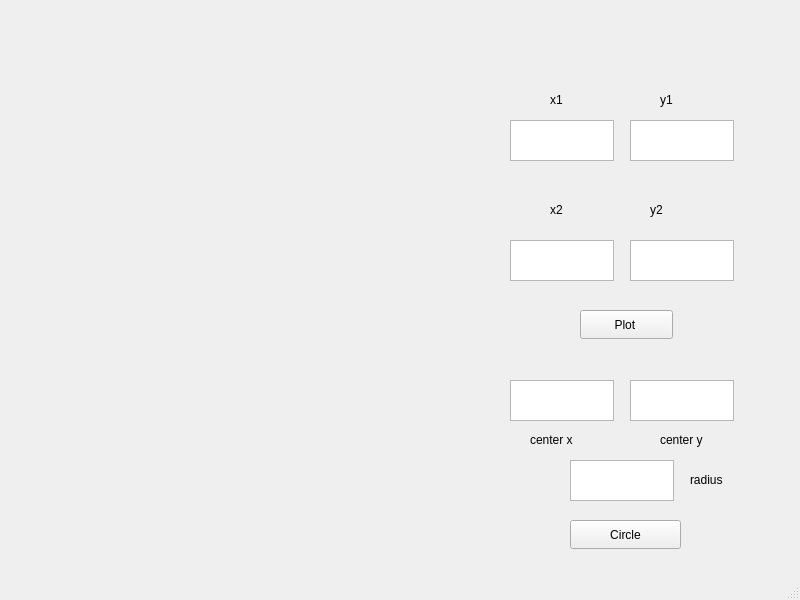
<?xml version="1.0" encoding="UTF-8"?>
<ui version="4.0">
 <class>MainWindow</class>
 <widget class="QMainWindow" name="MainWindow">
  <property name="geometry">
   <rect>
    <x>0</x>
    <y>0</y>
    <width>800</width>
    <height>600</height>
   </rect>
  </property>
  <property name="windowTitle">
   <string>MainWindow</string>
  </property>
  <widget class="QWidget" name="centralwidget">
   <widget class="QLabel" name="label">
    <property name="geometry">
     <rect>
      <x>550</x>
      <y>90</y>
      <width>63</width>
      <height>20</height>
     </rect>
    </property>
    <property name="text">
     <string>x1</string>
    </property>
   </widget>
   <widget class="QLabel" name="label_2">
    <property name="geometry">
     <rect>
      <x>660</x>
      <y>90</y>
      <width>63</width>
      <height>20</height>
     </rect>
    </property>
    <property name="text">
     <string>y1</string>
    </property>
   </widget>
   <widget class="QLabel" name="label_3">
    <property name="geometry">
     <rect>
      <x>550</x>
      <y>200</y>
      <width>63</width>
      <height>20</height>
     </rect>
    </property>
    <property name="text">
     <string>x2</string>
    </property>
   </widget>
   <widget class="QLabel" name="label_4">
    <property name="geometry">
     <rect>
      <x>650</x>
      <y>200</y>
      <width>63</width>
      <height>20</height>
     </rect>
    </property>
    <property name="text">
     <string>y2</string>
    </property>
   </widget>
   <widget class="QTextEdit" name="textEdit">
    <property name="geometry">
     <rect>
      <x>510</x>
      <y>120</y>
      <width>104</width>
      <height>41</height>
     </rect>
    </property>
   </widget>
   <widget class="QTextEdit" name="textEdit_2">
    <property name="geometry">
     <rect>
      <x>630</x>
      <y>120</y>
      <width>104</width>
      <height>41</height>
     </rect>
    </property>
   </widget>
   <widget class="QTextEdit" name="textEdit_3">
    <property name="geometry">
     <rect>
      <x>510</x>
      <y>240</y>
      <width>104</width>
      <height>41</height>
     </rect>
    </property>
   </widget>
   <widget class="QTextEdit" name="textEdit_4">
    <property name="geometry">
     <rect>
      <x>630</x>
      <y>240</y>
      <width>104</width>
      <height>41</height>
     </rect>
    </property>
   </widget>
   <widget class="QPushButton" name="pushButton">
    <property name="geometry">
     <rect>
      <x>580</x>
      <y>310</y>
      <width>93</width>
      <height>29</height>
     </rect>
    </property>
    <property name="text">
     <string>Plot </string>
    </property>
   </widget>
   <widget class="QLabel" name="label5">
    <property name="geometry">
     <rect>
      <x>10</x>
      <y>-1</y>
      <width>441</width>
      <height>531</height>
     </rect>
    </property>
    <property name="text">
     <string/>
    </property>
   </widget>
   <widget class="QTextEdit" name="textEdit_5">
    <property name="geometry">
     <rect>
      <x>630</x>
      <y>380</y>
      <width>104</width>
      <height>41</height>
     </rect>
    </property>
   </widget>
   <widget class="QTextEdit" name="textEdit_6">
    <property name="geometry">
     <rect>
      <x>510</x>
      <y>380</y>
      <width>104</width>
      <height>41</height>
     </rect>
    </property>
   </widget>
   <widget class="QLabel" name="label_5">
    <property name="geometry">
     <rect>
      <x>530</x>
      <y>430</y>
      <width>63</width>
      <height>20</height>
     </rect>
    </property>
    <property name="text">
     <string>center x</string>
    </property>
   </widget>
   <widget class="QLabel" name="label_6">
    <property name="geometry">
     <rect>
      <x>660</x>
      <y>430</y>
      <width>63</width>
      <height>20</height>
     </rect>
    </property>
    <property name="text">
     <string>center y</string>
    </property>
   </widget>
   <widget class="QTextEdit" name="textEdit_7">
    <property name="geometry">
     <rect>
      <x>570</x>
      <y>460</y>
      <width>104</width>
      <height>41</height>
     </rect>
    </property>
   </widget>
   <widget class="QPushButton" name="pushButton_2">
    <property name="geometry">
     <rect>
      <x>570</x>
      <y>520</y>
      <width>111</width>
      <height>29</height>
     </rect>
    </property>
    <property name="text">
     <string>Circle</string>
    </property>
   </widget>
   <widget class="QLabel" name="label_7">
    <property name="geometry">
     <rect>
      <x>690</x>
      <y>470</y>
      <width>63</width>
      <height>20</height>
     </rect>
    </property>
    <property name="text">
     <string>radius</string>
    </property>
   </widget>
  </widget>
  <widget class="QMenuBar" name="menubar">
   <property name="geometry">
    <rect>
     <x>0</x>
     <y>0</y>
     <width>800</width>
     <height>26</height>
    </rect>
   </property>
  </widget>
  <widget class="QStatusBar" name="statusbar"/>
 </widget>
 <resources/>
 <connections/>
</ui>
